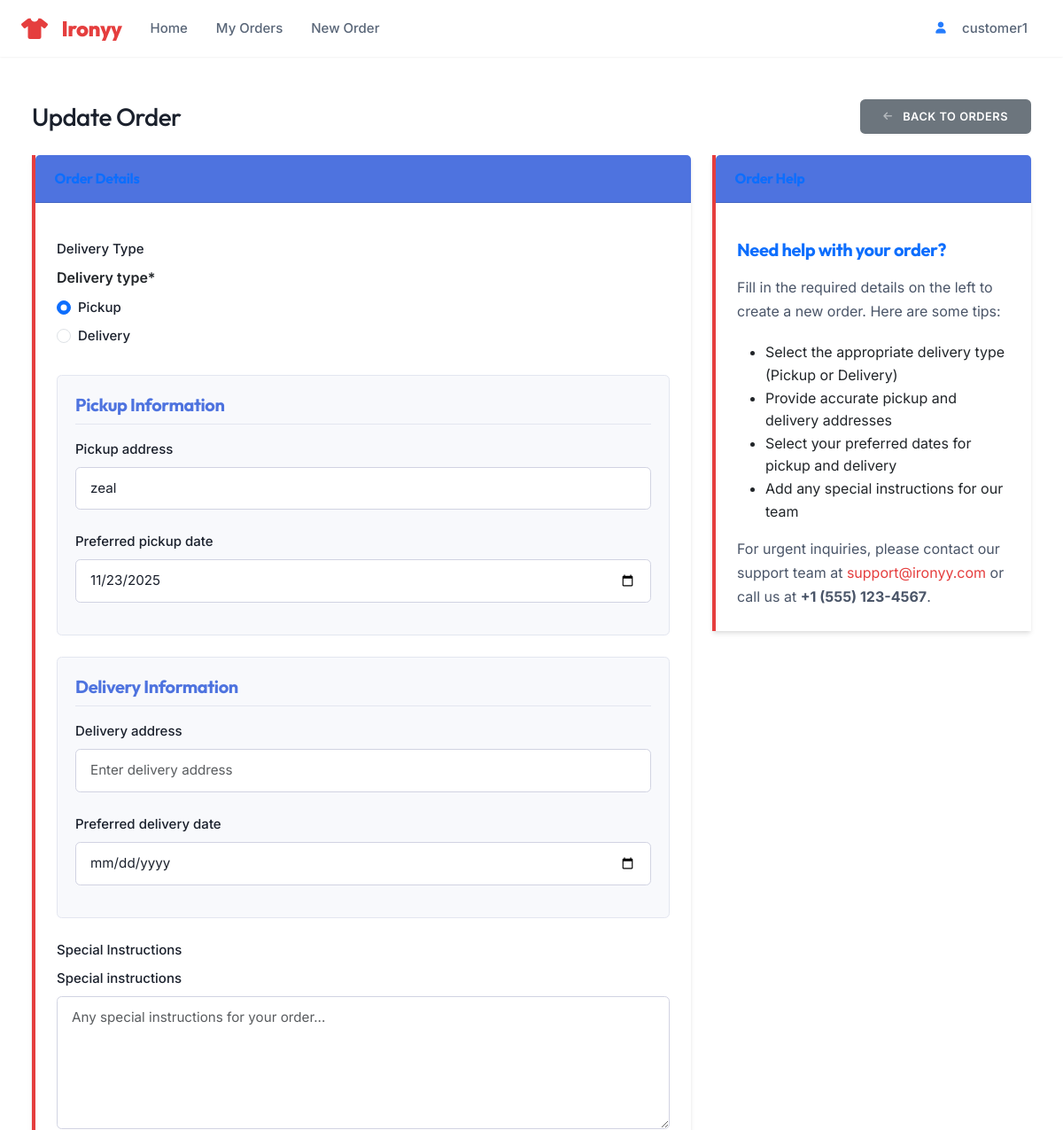
The page /orders/1/update/ (signed in, upper part) on the database as committed earlier.
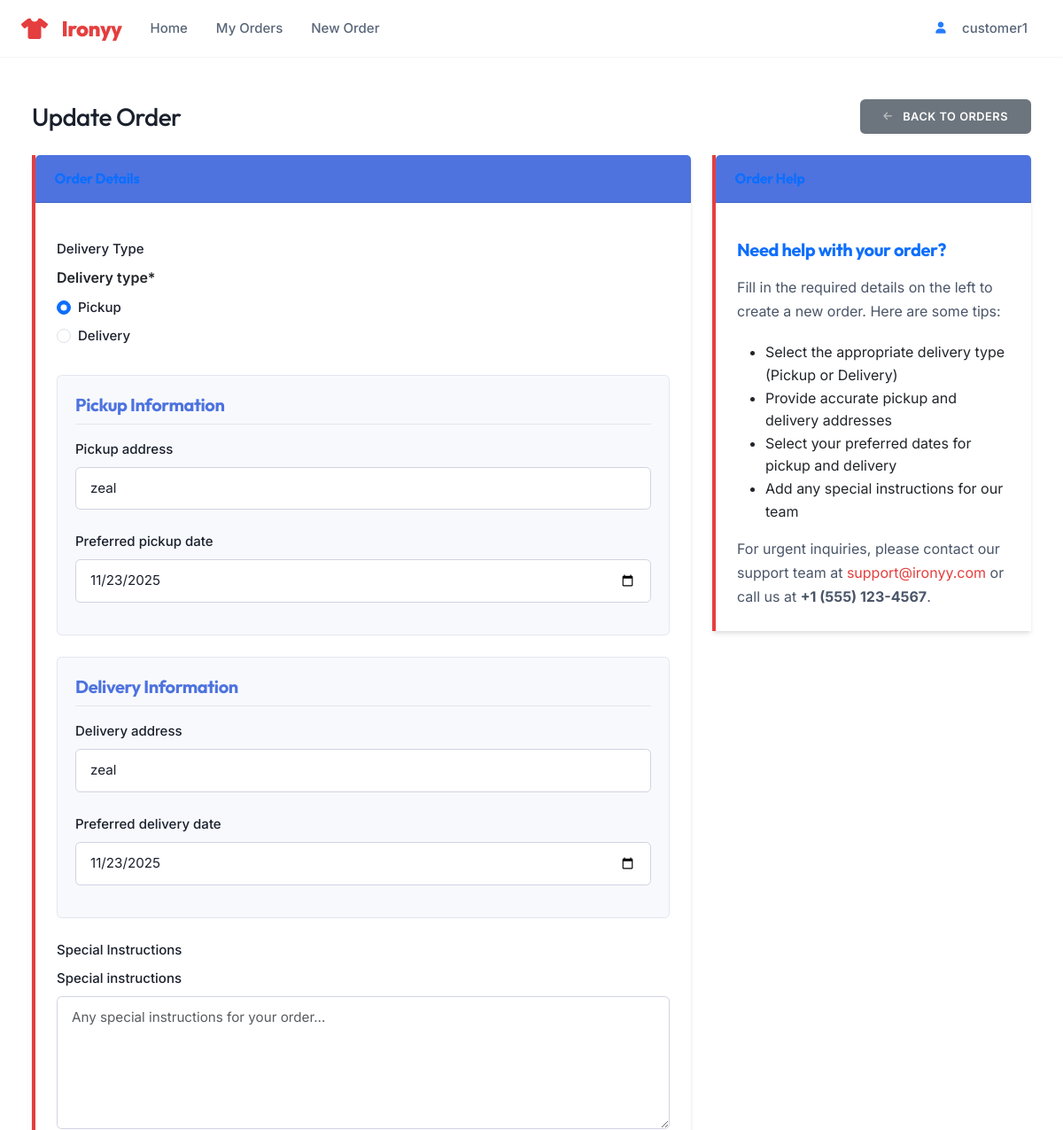
The same page on the database as committed later.
### orders/models.py (models this page shows, shortened)
class Order(models.Model):
    class Status(models.TextChoices):
        DRAFT = 'draft', _('Draft')
        PENDING = 'pending', _('Pending Payment')
        CONFIRMED = 'confirmed', _('Confirmed')
        SCHEDULED_FOR_PICKUP = 'scheduled_for_pickup', _('Scheduled for Pickup')
        OUT_FOR_PICKUP = 'out_for_pickup', _('Out for Pickup')
        PICKED_UP = 'picked_up', _('Picked Up')
        PROCESSING = 'processing', _('In Progress')
        READY = 'ready', _('Ready for Delivery')
        OUT_FOR_DELIVERY = 'out_for_delivery', _('Out for Delivery')
        COMPLETED = 'completed', _('Completed')
        CANCELLED = 'cancelled', _('Cancelled')
        REFUNDED = 'refunded', _('Refunded')
        FAILED = 'failed', _('Failed')
    class PaymentStatus(models.TextChoices):
        PENDING = 'pending', _('Pending')
        AUTHORIZED = 'authorized', _('Authorized')
        PAID = 'paid', _('Paid')
        PARTIALLY_REFUNDED = 'partially_refunded', _('Partially Refunded')
        REFUNDED = 'refunded', _('Refunded')
        VOIDED = 'voided', _('Voided')
        FAILED = 'failed', _('Failed')
    class DeliveryType(models.TextChoices):
        PICKUP = 'pickup', _('Pickup')
        DELIVERY = 'delivery', _('Delivery')
    customer = models.ForeignKey(
        User,
        on_delete=models.PROTECT,
        related_name='orders',
        verbose_name=_('customer')
    )
    order_number = models.CharField(
        _('order number'),
        max_length=20,
        unique=True,
        db_index=True
    )
    status = models.CharField(
        _('status'),
        max_length=20,
        choices=Status.choices,
        default=Status.DRAFT,
        db_index=True
    )
    payment_status = models.CharField(
        _('payment status'),
        max_length=20,
        choices=PaymentStatus.choices,
        default=PaymentStatus.PENDING,
        db_index=True
    )
    delivery_type = models.CharField(
        _('delivery type'),
        max_length=10,
        choices=DeliveryType.choices,
        default=DeliveryType.PICKUP
    )
    pickup_address = models.TextField(_('pickup address'), blank=True)
    delivery_address = models.TextField(_('delivery address'), blank=True)
    preferred_pickup_date = models.DateField(_('preferred pickup date'), null=True, blank=True)
    preferred_delivery_date = models.DateField(_('preferred delivery date'), null=True, blank=True)
    subtotal = models.DecimalField(
        _('subtotal'),
        max_digits=10,
        decimal_places=2,
        default=Decimal('0.00')
    )
    tax_amount = models.DecimalField(
        _('tax amount'),
        max_digits=10,
        decimal_places=2,
        default=Decimal('0.00')
    )
    shipping_cost = models.DecimalField(
        _('shipping cost'),
        max_digits=10,
        decimal_places=2,
        default=Decimal('0.00')
    )
    discount_amount = models.DecimalField(
        _('discount amount'),
        max_digits=10,
        decimal_places=2,
        default=Decimal('0.00')
    )
    total_amount = models.DecimalField(
        _('total amount'),
        max_digits=10,
        decimal_places=2,
        default=Decimal('0.00')
    )
    assigned_staff = models.ForeignKey(
        User,
        on_delete=models.SET_NULL,
        null=True,
        blank=True,
        related_name='assigned_orders',
        verbose_name=_('assigned staff')
    )
    delivery_person = models.ForeignKey(
        User,
        on_delete=models.SET_NULL,
        null=True,
        blank=True,
        related_name='delivery_orders',
        verbose_name=_('delivery person')
    )
    created_at = models.DateTimeField(_('created at'), auto_now_add=True)
    updated_at = models.DateTimeField(_('updated at'), auto_now=True)
    confirmed_at = models.DateTimeField(_('confirmed at'), null=True, blank=True)
    completed_at = models.DateTimeField(_('completed at'), null=True, blank=True)
    cancelled_at = models.DateTimeField(_('cancelled at'), null=True, blank=True)
    special_instructions = models.TextField(_('special instructions'), blank=True)
    internal_notes = models.TextField(_('internal notes'), blank=True)
    cancellation_reason = models.TextField(_('cancellation reason'), blank=True)
    payment_method = models.CharField(_('payment method'), max_length=50, blank=True)
    payment_reference = models.CharField(_('payment reference'), max_length=100, blank=True)
    payment_date = models.DateTimeField(_('payment date'), null=True, blank=True)
    class Meta:
        ordering = ['-created_at']

### orders/views.py (the view, shortened to what this page needs)
# urls.py: path('<int:pk>/update/', views.OrderUpdateView.as_view(), name='update'),
class OrderUpdateView(LoginRequiredMixin, UserPassesTestMixin, UpdateView):
    model = Order
    form_class = OrderForm
    template_name = 'orders/order_form.html'
    def test_func(self):
        order = self.get_object()
        return self.request.user == order.customer or self.request.user.is_staff
    def get_form_kwargs(self):
        kwargs = super().get_form_kwargs()
        kwargs['user'] = self.request.user
        return kwargs
    def get_form(self, form_class=None):
        form = super().get_form(form_class)
        if not self.request.user.is_staff:
            if 'status' in form.fields:
                del form.fields['status']
            if 'payment_status' in form.fields:
                del form.fields['payment_status']
        return form

### accounts/models.py (called while the page is built)
    def get_short_name(self):
        return self.first_name or self.email.split('@')[0]

    @property
    def is_customer(self):
        return self.role == self.Role.CUSTOMER

### orders/templates/orders/order_form.html (shortened to what this page needs)
{% extends 'base.html' %}
{% load static crispy_forms_tags %}
{% block content %}
<div class="container-fluid">
    <div class="d-sm-flex align-items-center justify-content-between mb-4">
        <h1 class="h3 mb-0 text-gray-800">{% if form.instance.pk %}Update{% else %}Create New{% endif %} Order</h1>
        <a href="{% if form.instance.pk %}{% url 'orders:detail' form.instance.pk %}{% else %}{% url 'orders:list' %}{% endif %}"
           class="d-none d-sm-inline-block btn btn-sm btn-secondary shadow-sm">
             Back to Orders
        </a>
    </div>
    <div class="row">
        <div class="col-lg-8">
            <div class="card shadow mb-4">
                <div class="card-header py-3">
                    <h6 class="m-0 font-weight-bold text-primary">Order Details</h6>
                </div>
                <div class="card-body">
                    <form method="post" id="orderForm" class="needs-validation" novalidate action="{% if form.instance.pk %}{% url 'orders:update' form.instance.pk %}{% else %}{% url 'orders:create' %}{% endif %}">
                        <div class="form-group mb-4">
                            <label class="form-label">Delivery Type</label>
                            {{ form.delivery_type|as_crispy_field }}
                        </div>
                        <div class="form-section" id="pickupAddressSection">
                            <h5>Pickup Information</h5>
                            <div class="form-group">
                                {{ form.pickup_address|as_crispy_field }}
                            </div>
                            <div class="form-group">
                                {{ form.preferred_pickup_date|as_crispy_field }}
                            </div>
                        </div>
                        <div class="form-section" id="deliveryAddressSection">
                            <h5>Delivery Information</h5>
                            <div class="form-group">
                                {{ form.delivery_address|as_crispy_field }}
                            </div>
                            <div class="form-group">
                                {{ form.preferred_delivery_date|as_crispy_field }}
                            </div>
                        </div>
                        <div class="form-group mb-4">
                            <label class="form-label">Special Instructions</label>
                            {{ form.special_instructions|as_crispy_field }}
                        </div>
                    </form>
                </div>
            </div>
        </div>
        <div class="col-lg-4">
            <div class="card shadow mb-4">
                <div class="card-header py-3">
                    <h6 class="m-0 font-weight-bold text-primary">Order Help</h6>
                </div>
                <div class="card-body">
                    <h5 class="text-primary">Need help with your order?</h5>
                    <p>Fill in the required details on the left to create a new order. Here are some tips:</p>
                    <ul>
                        <li>Select the appropriate delivery type (Pickup or Delivery)</li>
                        <li>Provide accurate pickup and delivery addresses</li>
                        <li>Select your preferred dates for pickup and delivery</li>
                        <li>Add any special instructions for our team</li>
                    </ul>
                    <p class="mb-0">For urgent inquiries, please contact our support team at <a href="mailto:support@ironyy.com">support@ironyy.com</a> or call us at <strong>+1 (555) 123-4567</strong>.</p>
                </div>
            </div>
        </div>
    </div>
</div>
{% endblock %}

Rows that differ between the two databases and show on the page:
changed Order "☑ Pickup ☐ Delivery": delivery_address (not shown) → "zeal"; preferred_delivery_date (not shown) → "11/23/2025"
